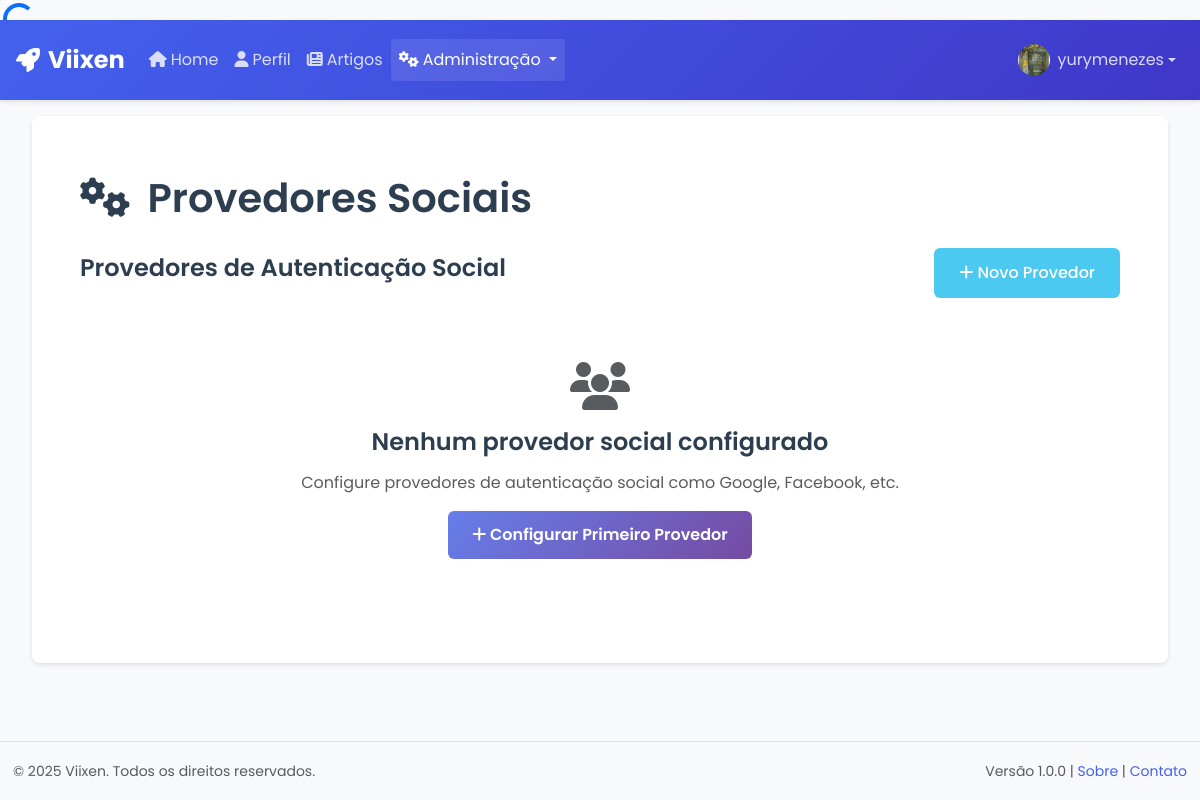
The page /config/social-providers/ (signed in) on the database as committed earlier.
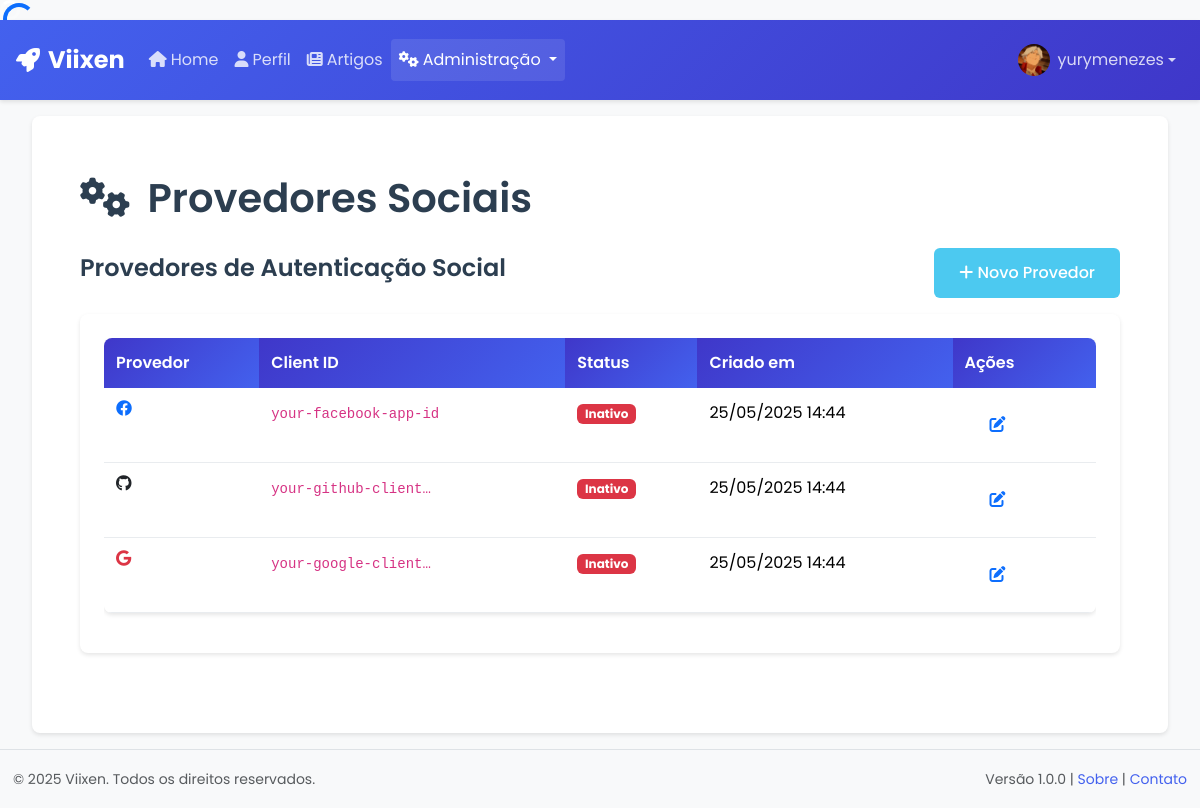
The same page on the database as committed later.
### apps/accounts/models.py (models this page shows, shortened)
class CustomUser(AbstractUser):
    avatar = models.ImageField(
        upload_to=avatar_upload_path,
        blank=True,
        null=True,
        validators=[FileExtensionValidator(allowed_extensions=['jpg', 'jpeg', 'png', 'gif'])]
    )
    bio = models.TextField(blank=True, max_length=500)
    cargo = models.ForeignKey(Cargo, on_delete=models.SET_NULL, null=True, blank=True, related_name='usuarios')
    departamento = models.ForeignKey(Departamento, on_delete=models.SET_NULL, null=True, blank=True, related_name='usuarios')
    data_nascimento = models.DateField(blank=True, null=True)
    telefone = models.CharField(max_length=20, blank=True)
    is_active = models.BooleanField(default=False)
    email_verificado = models.BooleanField(default=False)  # Tornar default explícito
    ultimo_login_social = models.DateTimeField(null=True, blank=True)
    provedor_social = models.CharField(max_length=30, blank=True)
    uid_social = models.CharField(max_length=255, blank=True)
    codigo_ativacao = models.CharField(max_length=6, blank=True, null=True)
    codigo_ativacao_criado_em = models.DateTimeField(null=True, blank=True)
    tentativas_codigo = models.IntegerField(default=0)
    class Meta:
        verbose_name = 'Usuário'
        verbose_name_plural = 'Usuários'
    def get_nome_completo(self):
        return f"{self.first_name} {self.last_name}".strip()
    def get_full_name(self):
        return self.get_nome_completo()

### apps/config/models.py (models this page shows, shortened)
class SystemConfig(models.Model):
    site_name = models.CharField(max_length=100)
    slug = models.SlugField(max_length=60, unique=True, blank=True, default='system-config')
    site_description = models.TextField()
    maintenance_mode = models.BooleanField(default=False)
    allow_registration = models.BooleanField(default=True)
    require_email_verification = models.BooleanField(default=True)
    enable_app_management = models.BooleanField(default=True, help_text="Permite ativar/desativar módulos")
    logo_principal = models.ImageField(
        upload_to='logos/',
        blank=True,
        null=True,
        validators=[validate_logo_image],
        help_text="Logo principal do site (PNG, JPG, SVG, WEBP - máx. 5MB, 50x50 a 2000x2000px)"
    )
    favicon = models.ImageField(
        upload_to='favicons/',
        blank=True,
        null=True,
        validators=[validate_favicon_image],
        help_text="Favicon do site (ICO, PNG, JPG, SVG - máx. 1MB, 16x16 a 512x512px, preferencialmente quadrado)"
    )
    THEME_CHOICES = [
        ('default', 'Padrão'),
        ('dark', 'Escuro'),
        ('light', 'Claro'),
        ('corporate', 'Corporativo'),
        ('modern', 'Moderno'),
        ('minimal', 'Minimalista'),
        ('custom', 'Personalizado'),
    ]
    theme = models.CharField(
        max_length=20,
        choices=THEME_CHOICES,
        default='default',
        help_text="Tema visual do sistema"
    )
    primary_color = models.CharField(
        max_length=7,
        default='#4361ee',
        help_text="Cor primária (hex) - ex: #4361ee"
    )
    secondary_color = models.CharField(
        max_length=7,
        default='#6c757d',
        help_text="Cor secundária (hex) - ex: #6c757d"
    )
    accent_color = models.CharField(
        max_length=7,
        default='#4cc9f0',
        help_text="Cor de destaque (hex) - ex: #4cc9f0"
    )
    sidebar_style = models.CharField(
        max_length=20,
        choices=[
            ('fixed', 'Fixo'),
            ('collapsible', 'Recolhível'),
            ('overlay', 'Sobreposição'),
            ('mini', 'Mini'),
        ],
        default='fixed',
        help_text="Estilo da barra lateral"
    )
    header_style = models.CharField(
        max_length=20,
        choices=[
            ('fixed', 'Fixo'),
            ('static', 'Estático'),
            ('transparent', 'Transparente'),
        ],
        default='fixed',
        help_text="Estilo do cabeçalho"
    )
    enable_dark_mode_toggle = models.BooleanField(
        default=True,
        help_text="Permitir alternância entre modo claro/escuro"
    )
    enable_breadcrumbs = models.BooleanField(
        default=True,
        help_text="Exibir breadcrumbs de navegação"
    )
    enable_search = models.BooleanField(
        default=True,
        help_text="Habilitar busca global"
    )
    meta_keywords = models.TextField(
        blank=True,
        help_text="Palavras-chave para SEO (separadas por vírgula)"
    )
    meta_author = models.CharField(
        max_length=100,
        blank=True,
        help_text="Autor do site para meta tags"
    )
    google_analytics_id = models.CharField(
        max_length=20,
        blank=True,
        help_text="ID do Google Analytics (ex: GA-XXXXXXXXX-X)"
    )
    enable_notifications = models.BooleanField(
        default=True,
        help_text="Habilitar sistema de notificações"
    )
    notification_position = models.CharField(
        max_length=20,
        choices=[
            ('top-right', 'Superior Direita'),
            ('top-left', 'Superior Esquerda'),
            ('bottom-right', 'Inferior Direita'),
            ('bottom-left', 'Inferior Esquerda'),
            ('top-center', 'Superior Centro'),
            ('bottom-center', 'Inferior Centro'),
        ],
        default='top-right',
        help_text="Posição das notificações"
    )
    created_at = models.DateTimeField(auto_now_add=True)
    updated_at = models.DateTimeField(auto_now=True)
    def get_logo_url(self):
        if self.logo_principal and hasattr(self.logo_principal, 'url'):
            return self.logo_principal.url
        return None
    def get_favicon_url(self):
        if self.favicon and hasattr(self.favicon, 'url'):
            return self.favicon.url
        return None
    def has_custom_branding(self):
        return bool(self.logo_principal or self.favicon)
    class Meta:
        verbose_name = 'Configuração do Sistema'
        verbose_name_plural = 'Configurações do Sistema'

class SocialProviderConfig(models.Model):
    provider = models.CharField(max_length=50, unique=True)
    slug = models.SlugField(max_length=60, unique=True, blank=True)
    client_id = models.CharField(max_length=255)
    secret_key = models.CharField(max_length=255)
    is_active = models.BooleanField(default=True)
    created_at = models.DateTimeField(auto_now_add=True)
    updated_at = models.DateTimeField(auto_now=True)
    class Meta:
        verbose_name = 'Configuração de Provedor Social'
        verbose_name_plural = 'Configurações de Provedores Sociais'

### apps/config/views.py (the view)
# urls.py: path('social-providers/', SocialProviderConfigListView.as_view(), name='social-provider-list'),
@method_decorator(staff_required, name='dispatch')
class SocialProviderConfigListView(ListView):
    model = SocialProviderConfig
    template_name = 'config/social_provider_list.html'
    context_object_name = 'social_providers'
    ordering = ['-is_active', 'provider']

### apps/config/templates/config/social_provider_list.html (shortened to what this page needs)
{% extends "config/base_config.html" %}
{% block config_title %}Provedores Sociais{% endblock %}
{% block config_content %}
<div class="d-flex justify-content-between align-items-center mb-3">
    <h4>Provedores de Autenticação Social</h4>
    <a href="{% url 'config:social-provider-create' %}" class="btn btn-success">
        <i class="fas fa-plus"></i> Novo Provedor
    </a>
</div>
{% if social_providers %}
    <div class="card">
        <div class="card-body">
            <div class="table-responsive">
                <table class="table table-hover">
                    <thead class="table-light">
                        <tr>
                            <th>Provedor</th>
                            <th>Client ID</th>
                            <th>Status</th>
                            <th>Criado em</th>
                            <th>Ações</th>
                        </tr>
                    </thead>
                    <tbody>
                        {% for provider in social_providers %}
                            <tr>
                                <td>
                                    <div class="d-flex align-items-center">
                                        {% if provider.provider == 'google' %}
                                            <i class="fab fa-google text-danger me-2"></i>
                                        {% elif provider.provider == 'facebook' %}
                                            <i class="fab fa-facebook text-primary me-2"></i>
                                        {% elif provider.provider == 'github' %}
                                            <i class="fab fa-github text-dark me-2"></i>
                                        {% elif provider.provider == 'linkedin' %}
                                            <i class="fab fa-linkedin text-info me-2"></i>
                                        {% else %}
                                            <i class="fas fa-user-circle text-muted me-2"></i>
                                        {% endif %}
                                    </div>
                                </td>
                                <td>
                                    <code class="small">{{ provider.client_id|truncatechars:20 }}</code>
                                </td>
                                <td>
                                    {% if provider.is_active %}
                                        <span class="badge bg-success">Ativo</span>
                                    {% else %}
                                        <span class="badge bg-danger">Inativo</span>
                                    {% endif %}
                                </td>
                                <td>{{ provider.created_at|date:"d/m/Y H:i" }}</td>
                                <td>
                                    <div class="btn-group btn-group-sm">
                                        <a href="{% url 'config:social-provider-update' provider.slug %}" class="btn btn-outline-primary" title="Editar">
                                            <i class="fas fa-edit"></i>
                                        </a>
                                    </div>
                                </td>
                            </tr>
                        {% endfor %}
                    </tbody>
                </table>
            </div>
        </div>
    </div>
{% else %}
    <div class="text-center py-5">
        <i class="fas fa-users fa-3x text-muted mb-3"></i>
        <h4>Nenhum provedor social configurado</h4>
        <p class="text-muted">Configure provedores de autenticação social como Google, Facebook, etc.</p>
        <a href="{% url 'config:social-provider-create' %}" class="btn btn-primary">
            <i class="fas fa-plus"></i> Configurar Primeiro Provedor
        </a>
    </div>
{% endif %}
{% endblock %}

### apps/pages/templates/base.html (shortened to what this page needs)
<!DOCTYPE html>
<html lang="pt-BR">
<head>
    {% include 'partials/_head.html' %}
</head>
<body class="{% block body_class %}{% endblock %}">
    <div id="loading-spinner" class="loading-spinner">
        <div class="spinner-border text-primary" role="status">
        </div>
    </div>
    {% include 'partials/_nav.html' %}
    <div class="container-fluid">
        <main class="main-content" id="main-content">
            {% block content %}{% endblock %}
        </main>
    </div>
    <footer class="bg-light border-top mt-auto py-3">
        <div class="container-fluid">
            <div class="row align-items-center">
                <div class="col-md-6">
                    <small class="text-muted">
                        © {% now "Y" %} {{ system_config.site_name|default:'Viixen' }}. Todos os direitos reservados.
                    </small>
                </div>
                <div class="col-md-6 text-md-end">
                    <small class="text-muted">
                        Versão 1.0.0 |
                        <a href="{% url 'pages:sobre' %}" class="text-decoration-none">Sobre</a> |
                        <a href="{% url 'pages:contato' %}" class="text-decoration-none">Contato</a>
                    </small>
                </div>
            </div>
        </div>
    </footer>
</body>
</html>

### apps/pages/templates/partials/_nav.html (shortened to what this page needs)
<nav class="navbar navbar-expand-lg navbar-dark bg-primary sticky-top">
    <div class="container-fluid">
        <a class="navbar-brand d-flex align-items-center" href="{% url 'pages:home' %}">
            {% if system_config.logo_url %}
                <img src="{{ system_config.logo_url }}" alt="{{ system_config.site_name }}"
                     class="me-2" style="height: 32px; max-width: 120px; object-fit: contain;">
            {% else %}
                <i class="fas fa-rocket me-2"></i>
            {% endif %}
            <span class="d-none d-sm-inline">{{ system_config.site_name|default:'Viixen' }}</span>
        </a>
        <div class="collapse navbar-collapse" id="navbarNav">
            <ul class="navbar-nav me-auto">
                <li class="nav-item">
                    <a class="nav-link {% if request.resolver_match.url_name == 'home' %}active{% endif %}"
                       href="{% url 'pages:home' %}">
                        <i class="fas fa-home me-1"></i>Home
                    </a>
                </li>
                {% if user.is_authenticated %}
                    <li class="nav-item">
                        <a class="nav-link {% if 'accounts' in request.resolver_match.namespace %}active{% endif %}"
                           href="{% url 'accounts:profile' %}">
                            <i class="fas fa-user me-1"></i>Perfil
                        </a>
                    </li>
                    <li class="nav-item">
                        <a class="nav-link {% if 'articles' in request.resolver_match.namespace %}active{% endif %}"
                           href="{% url 'articles:home' %}">
                            <i class="fas fa-newspaper me-1"></i>Artigos
                        </a>
                    </li>
                {% endif %}
                {% if user.is_staff %}
                    <li class="nav-item dropdown">
                        <a class="nav-link dropdown-toggle {% if 'config' in request.resolver_match.namespace %}active{% endif %}"
                           href="#" role="button" data-bs-toggle="dropdown" aria-expanded="false">
                            <i class="fas fa-cogs me-1"></i>Administração
                        </a>
                    </li>
                {% endif %}
            </ul>
            <ul class="navbar-nav">
                {% if user.is_authenticated %}
                    <li class="nav-item dropdown">
                        <a class="nav-link dropdown-toggle d-flex align-items-center" href="#" role="button"
                           data-bs-toggle="dropdown" aria-expanded="false">
                            {% if user.avatar %}
                                <img src="{{ user.avatar.url }}" alt="Avatar" class="rounded-circle me-2"
                                     style="width: 32px; height: 32px; object-fit: cover;">
                            {% else %}
                                <div class="bg-secondary rounded-circle me-2 d-flex align-items-center justify-content-center"
                                     style="width: 32px; height: 32px;">
                                    <i class="fas fa-user text-white" style="font-size: 0.8rem;"></i>
                                </div>
                            {% endif %}
                            <span class="d-none d-md-inline">{{ user.get_full_name|default:user.username }}</span>
                        </a>
                    </li>
                {% endif %}
            </ul>
        </div>
    </div>
</nav>

Rows that differ between the two databases and show on the page:
added SystemConfig: site_name "Viixen"
changed CustomUser "yurymenezes": avatar: a different picture
added SocialProviderConfig: provider "facebook" (drawn), client_id "your-facebook-app-id", is_active "Inativo", created_at "25/05/2025 14:44"
added SocialProviderConfig: provider "github" (drawn), client_id "your-github-client…", is_active "Inativo", created_at "25/05/2025 14:44"
added SocialProviderConfig: provider "google" (drawn), client_id "your-google-client…", is_active "Inativo", created_at "25/05/2025 14:44"
Other text that changed with them:
{{ system_config.site_name|default:'Viixen' }}: "Viixen" → (not shown)
text no longer shown: "Nenhum provedor social configurado Configure provedores de autenticação social como Google, Facebook, etc. Configurar Primeiro Provedor"
text now shown: "Provedor Client ID Status Criado em Ações"
